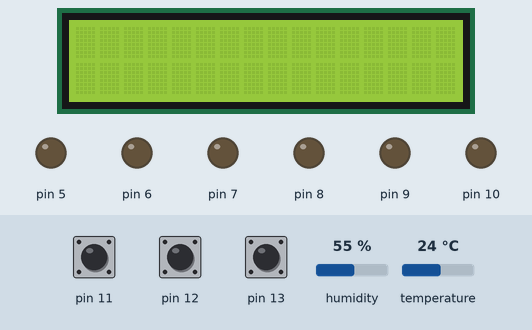
Recording of a sketch running on a simulated Arduino Uno, built with avr-gcc and run on an emulated ATmega328P. Shown: 16×2 character LCD, output pins drawn as LEDs (lit = HIGH). The inputs (shaded band) are chosen by the test bench; at power-on: pin 11 HIGH, pin 12 HIGH, pin 13 HIGH, humidity 55 %, temperature 24 °C. What the sketch prints to the serial monitor is not drawn.

Above: at 1.2 s.
1.3 s: pin 11 pulled LOW for 0.65 s
At 2.1 s:
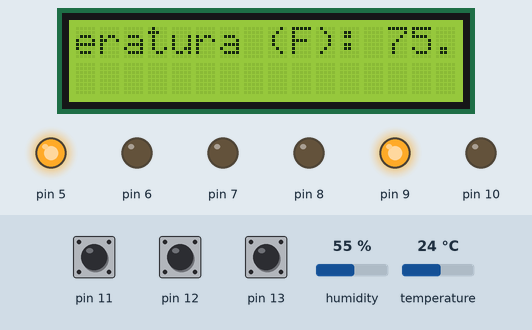
4.8 s: pin 12 pulled LOW for 0.65 s
At 5.3 s:
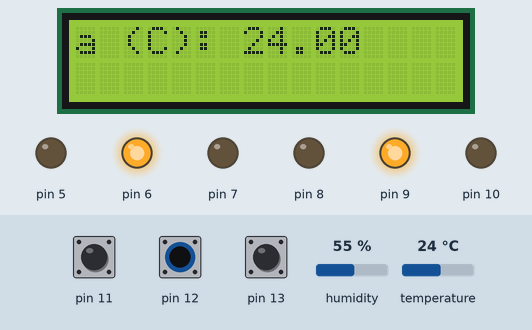
8.1 s: pin 13 pulled LOW for 0.65 s
At 8.6 s:
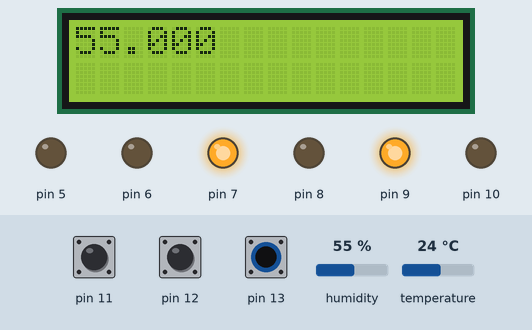
11.3 s: humidity set to 35 %
13.0 s: humidity set to 32 %
At 13.6 s:
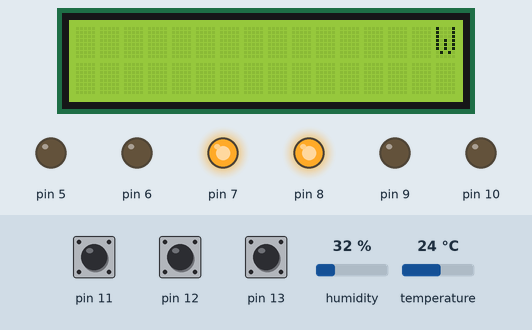
16.1 s: humidity set to 68 %
At 16.8 s:
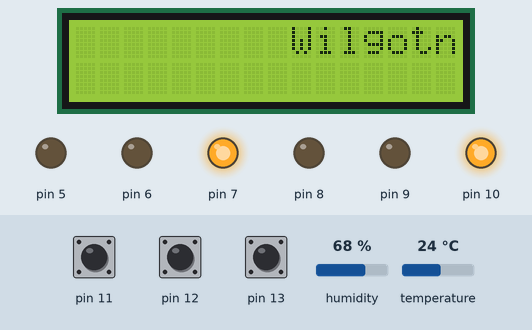
Timing chart, 0 to 19.1 s (numbered marks = the images above; inputs shaded):
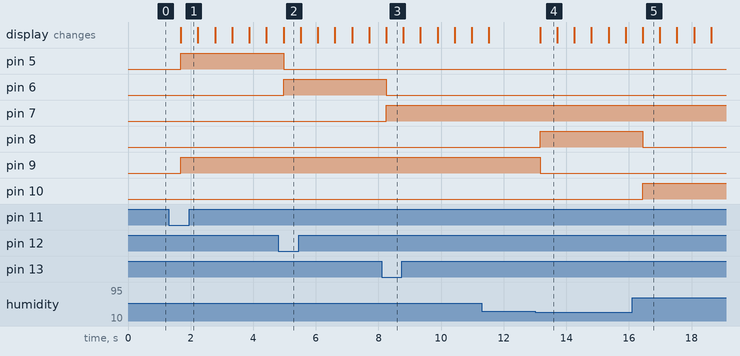

Measured:
- the behaviour switches between 34 and 33 % on humidity (found by bisection; images 3 and 4)
- after the input at 1.3 s, pin 5, pin 9: LOW → HIGH after 0.39 s; the display: changes after 0.39 s (image 1)
- after the input at 4.8 s, pin 5: HIGH → LOW after 0.17 s; pin 6: LOW → HIGH after 0.17 s; the display: changes after 0.17 s (image 2)
- after the input at 8.1 s, pin 6: HIGH → LOW after 0.15 s; pin 7: LOW → HIGH after 0.15 s; the display: changes after 0.15 s (image 3)
- after the input at 13.0 s, pin 8: LOW → HIGH after 0.16 s; pin 9: HIGH → LOW after 0.16 s
- after the input at 16.1 s, pin 8: HIGH → LOW after 0.34 s; pin 10: LOW → HIGH after 0.34 s
- what the display in image 4 shows lasts 0.5 s, from 13.2 s to 13.7 s

The sketch:

sketch_oct31a.ino
```cpp
#include <dht11.h>
#define DHT11PIN 4
#include <Wire.h>
#include <LiquidCrystal_I2C.h>

LiquidCrystal_I2C lcd(0x27, 16, 2);


dht11 DHT11;
int choice = 0;
void setup() {
  Serial.begin(9600);
  pinMode(13,INPUT_PULLUP);
  pinMode(12,INPUT_PULLUP);
  pinMode(11,INPUT_PULLUP);
  pinMode(7, OUTPUT);
  pinMode(6, OUTPUT);
  pinMode(5, OUTPUT);
  pinMode(10, OUTPUT);
  pinMode(9, OUTPUT);
  pinMode(8, OUTPUT);
  lcd.init();  // inicjalizacja LCD
  lcd.backlight();
}


void loop() {

  int chk = DHT11.read(DHT11PIN);
  if(digitalRead(13) == LOW)
    choice = 1;
  if(digitalRead(12) == LOW)
    choice = 2;
  if(digitalRead(11) == LOW)
    choice = 3;
  lcd.scrollDisplayLeft();
  lcd.noBlink();
  Serial.println();
  switch(choice){
    case 1:
      Serial.print("Wilgotnosc (%): ");
      Serial.println((float)DHT11.humidity, 2);
      lcd.setCursor(0, 0);
      lcd.print("Wilgotnosc (%): ");
      lcd.print((float)DHT11.humidity);
      digitalWrite(7,HIGH);
      digitalWrite(6,LOW);
      digitalWrite(5,LOW);
      if((float)DHT11.humidity<=33){
        digitalWrite(10,LOW);
        digitalWrite(9,LOW);
        digitalWrite(8,HIGH);
        }
    if((float)DHT11.humidity>33 && (float)DHT11.humidity<66){
        digitalWrite(10,LOW);
        digitalWrite(9,HIGH);
        digitalWrite(8,LOW);
        }
    if((float)DHT11.humidity>=66){
        digitalWrite(10,HIGH);
        digitalWrite(9,LOW);
        digitalWrite(8,LOW);
        }

    break;
    case 2:
      Serial.print("Temperatura  (C): ");
      Serial.println((float)DHT11.temperature, 2);
      lcd.setCursor(0, 0);
      lcd.print("Temperatura (C): ");
      lcd.print((float)DHT11.temperature, 2);
      digitalWrite(7,LOW);
      digitalWrite(6,HIGH);
      digitalWrite(5,LOW);
      if((float)DHT11.temperature<=5){
        digitalWrite(10,LOW);
        digitalWrite(9,LOW);
        digitalWrite(8,HIGH);
        }
    if((float)DHT11.temperature>5 && (float)DHT11.temperature<27){
        digitalWrite(10,LOW);
        digitalWrite(9,HIGH);
        digitalWrite(8,LOW);
        }
    if((float)DHT11.temperature>=27){
        digitalWrite(10,HIGH);
        digitalWrite(9,LOW);
        digitalWrite(8,LOW);
        }
    break;
    case 3:
      Serial.print("Temperatura  (F): ");
      float a = (1.8*((float)DHT11.temperature)+32) ;
      Serial.println((float)round(a), 2);
      lcd.setCursor(0, 0);
      lcd.print("Temperatura (F): ");
      lcd.print(a);
      digitalWrite(7,LOW);
      digitalWrite(6,LOW);
      digitalWrite(5,HIGH);
      if((float)a<=41){
        digitalWrite(10,LOW);
        digitalWrite(9,LOW);
        digitalWrite(8,HIGH);
        }
    if(a>41 && a<80.6){
        digitalWrite(10,LOW);
        digitalWrite(9,HIGH);
        digitalWrite(8,LOW);
        }
    if(a>=80.6){
        digitalWrite(10,HIGH);
        digitalWrite(9,LOW);
        digitalWrite(8,LOW);
        }
    break;

  }
  delay(500);
}
```
